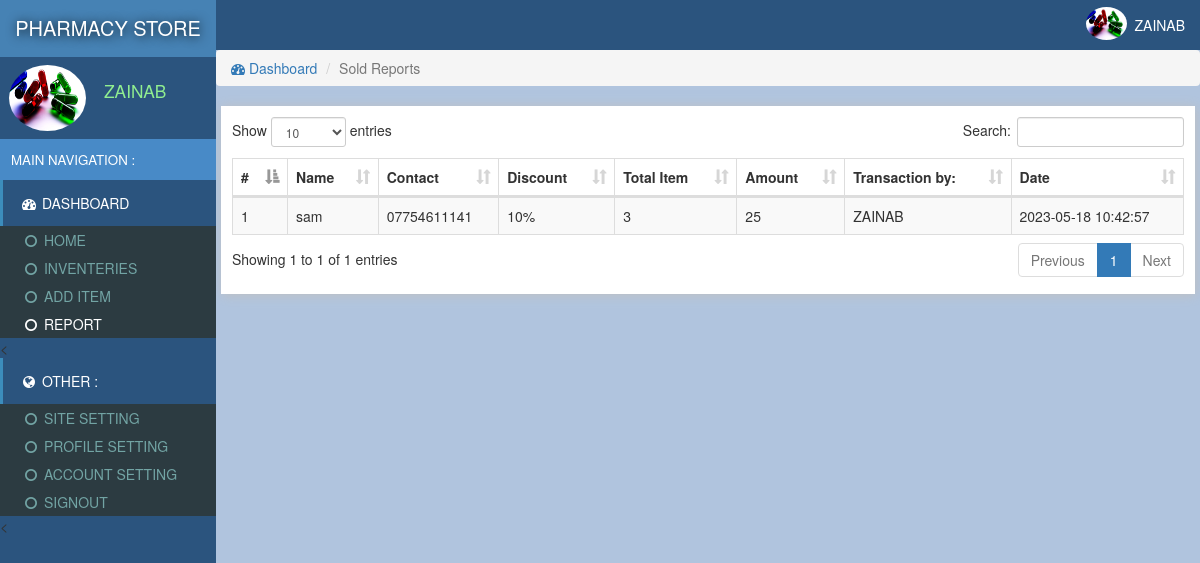
/reports.php (signed in), run on the app's committed database.
### tables this page shows
CREATE TABLE `site` (
  `id` int(11) NOT NULL,
  `title` varchar(222) NOT NULL,
  `name` varchar(222) NOT NULL
);

CREATE TABLE `users` (
  `id` int(11) NOT NULL,
  `email` varchar(222) NOT NULL,
  `password` varchar(222) NOT NULL,
  `name` varchar(222) NOT NULL,
  `pic` varchar(222) NOT NULL,
  `number` varchar(222) NOT NULL,
  `date` timestamp NOT NULL DEFAULT current_timestamp()
);

CREATE TABLE `sold` (
  `id` int(11) NOT NULL,
  `name` varchar(222) NOT NULL,
  `contact` varchar(222) NOT NULL,
  `discount` varchar(222) NOT NULL,
  `item` varchar(222) NOT NULL,
  `amount` varchar(222) NOT NULL,
  `userId` int(11) NOT NULL,
  `date` timestamp NOT NULL DEFAULT current_timestamp()
);

### assets/db.php (called while the page is built, shortened)
<?php
    $con = new mysqli('localhost','root','','store');
    $array = $con->query("select * from users where id ='$_SESSION[userId]'");
    $user = $array->fetch_assoc();
?>

### reports.php (the view, shortened to what this page needs)
<?php require "assets/function.php" ?>
<?php require 'assets/db.php';?>
<!DOCTYPE html>
<html>
<head>
<link rel="stylesheet" href="js/datatables.net-bs/css/dataTables.bootstrap.min.css">
  <?php require "assets/autoloader.php" ?>
</head>
<body style="background: #B0C4DE;padding:0;margin:0">
<div class="dashboard" style="position: fixed;width: 18%;height: 100%;background:#2b547e">
  <div style="background:#4682b4;padding: 14px 3px;color:white;font-size: 15pt;text-align: center;text-shadow: 1px 1px 11px black">
    <a href="index.php" style="color: white;text-decoration: none;"><?php echo strtoupper(siteName()); ?> </a>
  </div>
  <div class="flex" style="padding: 3px 7px;margin:5px 2px;">
    <div><img src="photo/<?php echo $user['pic'] ?>" class='img-circle' style='width: 77px;height: 66px'></div>
    <div style="color:lightgreen;font-size: 13pt;padding: 14px 7px;margin-left: 11px;"><?php echo ucfirst($user['name']); ?></div>
  </div>
  <div style="background: #488ac7;font-size: 10pt;padding: 11px;color: white">MAIN NAVIGATION :</div>
  <div>
    <div style="background:#2b547e;color: white;padding: 13px 17px;border-left: 3px solid #3C8DBC;"><span><i class="fa fa-dashboard fa-fw"></i> DASHBOARD</span></div>
    <div class="item">
      <ul class="nostyle zero">
        <a href="index.php"><li ><i class="fa fa-circle-o fa-fw"></i> HOME</li></a>
        <a href="inventeries.php"><li ><i class="fa fa-circle-o fa-fw"></i> INVENTERIES</li></a>
       <a href="addnew.php"><li><i class="fa fa-circle-o fa-fw"></i> ADD ITEM</li></a>
        <a href="reports.php"><li style="color: white"><i class="fa fa-circle-o fa-fw"></i> REPORT</li></a>
      </ul><
    </div>
  </div>
  <div style="background:#2b547e;color: white;padding: 13px 17px;border-left: 3px solid #3C8DBC;"><span><i class="fa fa-globe fa-fw"></i> OTHER :</span></div>
  <div class="item">
      <ul class="nostyle zero">
        <a href="sitesetting.php"><li><i class="fa fa-circle-o fa-fw"></i> SITE SETTING</li></a>
       <a href="profile.php"><li><i class="fa fa-circle-o fa-fw"></i> PROFILE SETTING</li></a>
        <a href="accountSetting.php"><li><i class="fa fa-circle-o fa-fw"></i> ACCOUNT SETTING</li></a>
        <a href="logout.php"><li><i class="fa fa-circle-o fa-fw"></i> SIGNOUT</li></a>
      </ul><
    </div>
</div>
<div class="marginLeft" >
  <div style="color:white;background:#2b547e" >
    <div class="pull-right flex rightAccount" style="padding-right: 11px;padding: 7px;">
      <div><img src="photo/<?php echo $user['pic'] ?>" style='width: 41px;height: 33px;' class='img-circle'></div>
      <div style="padding: 8px"><?php echo ucfirst($user['name']) ?></div>
    </div>
  </div>
  <div class="content">
   <ol class="breadcrumb ">
        <li><a href="index.php"><i class="fa fa-dashboard"></i> Dashboard</a></li>
        <li class="active">Sold Reports</li>
    </ol>
  <div class="tableBox" >
    <table id="dataTable" class="table table-bordered table-striped" style="z-index: -1">
      <thead>
        <th>#</th>
        <th>Name</th>
        <th>Contact</th>
        <th>Discount</th>
        <th>Total Item</th>
        <th>Amount</th>
        <th>Transaction by:</th>
        <th>Date</th>
      </thead>
     <tbody>
      <?php $i=0;
          $array = $con->query("select * from sold ORDER BY date DESC");
        while ($row = $array->fetch_assoc())
        {
          $i=$i+1;
        ?>
          <tr>
            <td><?php echo $i; ?></td>
            <td><?php echo $row['name']; ?></td>
            <td><?php echo $row['contact']; ?></td>
            <td><?php echo $row['discount']; ?></td>
            <td><?php echo $row['item']; ?></td>
            <td><?php echo $row['amount']; ?></td>
            <td><?php echo getAdminName($row['userId']); ?></td>
            <td><?php echo $row['date']; ?></td>
          </tr>
      <?php
        }
       ?>
     </tbody>
    </table>
  </div>
  </div>
</div>
</body>
</html>

### data on the page
site: name "PHARMACY STORE"
users: pic (picture), name "ZAINAB"
sold: name "sam", contact "07754611141", discount "10%", item "3", amount "25", userId.name "ZAINAB", date "2023-05-18 10:42:57"
